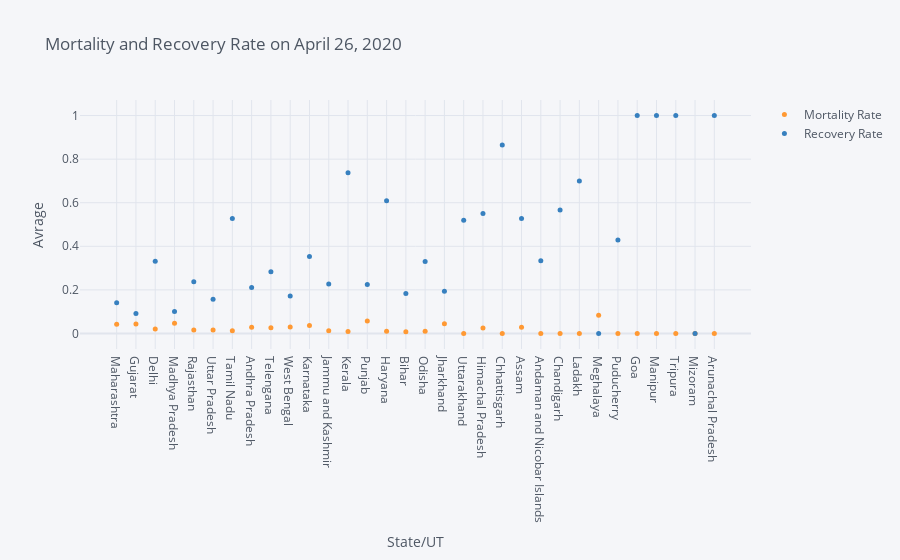

Notebook code for this chart:
### Code cell
temp_2 = temp[['Mortality Rate','Recovery Rate']]
               
temp_2.iplot(kind ='scatter',xTitle='State/UT',yTitle='Avrage',title = f'Mortality and Recovery Rate on {now}',
             mode = 'markers', size = 5)

### Figure 1 — Plotly figure (JSON) as saved in the notebook; plotly's stock layout.template omitted (floating-point values rounded to 4 significant figures)
{"data": [{"line": {"color": "rgba(255, 153, 51, 1.0)", "dash": "solid", "shape": "linear", "width": 1.3}, "marker": {"size": 5, "symbol": "circle"}, "mode": "markers", "name": "Mortality Rate", "text": "", "type": "scatter", "x": ["Maharashtra", "Gujarat", "Delhi", "Madhya Pradesh", "Rajasthan", "Uttar Pradesh", "Tamil Nadu", "Andhra Pradesh", "Telengana", "West Bengal", "Karnataka", "Jammu and Kashmir", "Kerala", "Punjab", "Haryana", "Bihar", "Odisha", "Jharkhand", "Uttarakhand", "Himachal Pradesh", "Chhattisgarh", "Assam", "Andaman and Nicobar Islands", "Chandigarh", "Ladakh", "Meghalaya", "Puducherry", "Goa", "Manipur", "Tripura", "Mizoram", "Arunachal Pradesh"], "y": [0.04234, 0.04331, 0.02057, 0.04723, 0.01584, 0.01574, 0.01263, 0.02826, 0.02624, 0.02946, 0.03593, 0.01215, 0.008734, 0.05705, 0.01038, 0.007968, 0.009709, 0.04478, 0, 0.025, 0, 0.02778, 0, 0, 0, 0.08333, 0, 0, 0, 0, 0, 0]}, {"line": {"color": "rgba(55, 128, 191, 1.0)", "dash": "solid", "shape": "linear", "width": 1.3}, "marker": {"size": 5, "symbol": "circle"}, "mode": "markers", "name": "Recovery Rate", "text": "", "type": "scatter", "x": ["Maharashtra", "Gujarat", "Delhi", "Madhya Pradesh", "Rajasthan", "Uttar Pradesh", "Tamil Nadu", "Andhra Pradesh", "Telengana", "West Bengal", "Karnataka", "Jammu and Kashmir", "Kerala", "Punjab", "Haryana", "Bihar", "Odisha", "Jharkhand", "Uttarakhand", "Himachal Pradesh", "Chhattisgarh", "Assam", "Andaman and Nicobar Islands", "Chandigarh", "Ladakh", "Meghalaya", "Puducherry", "Goa", "Manipur", "Tripura", "Mizoram", "Arunachal Pradesh"], "y": [0.1411, 0.09183, 0.331, 0.1002, 0.2367, 0.1568, 0.5272, 0.2106, 0.2825, 0.1718, 0.3533, 0.2267, 0.738, 0.2248, 0.609, 0.1833, 0.3301, 0.194, 0.52, 0.55, 0.8649, 0.5278, 0.3333, 0.5667, 0.7, 0, 0.4286, 1, 1, 1, 0, 1]}], "layout": {"legend": {"bgcolor": "#F5F6F9", "font": {"color": "#4D5663"}}, "paper_bgcolor": "#F5F6F9", "plot_bgcolor": "#F5F6F9", "title": {"font": {"color": "#4D5663"}, "text": "Mortality and Recovery Rate on April 26, 2020"}, "xaxis": {"gridcolor": "#E1E5ED", "showgrid": true, "tickfont": {"color": "#4D5663"}, "title": {"font": {"color": "#4D5663"}, "text": "State/UT"}, "zerolinecolor": "#E1E5ED"}, "yaxis": {"gridcolor": "#E1E5ED", "showgrid": true, "tickfont": {"color": "#4D5663"}, "title": {"font": {"color": "#4D5663"}, "text": "Avrage"}, "zerolinecolor": "#E1E5ED"}}}
